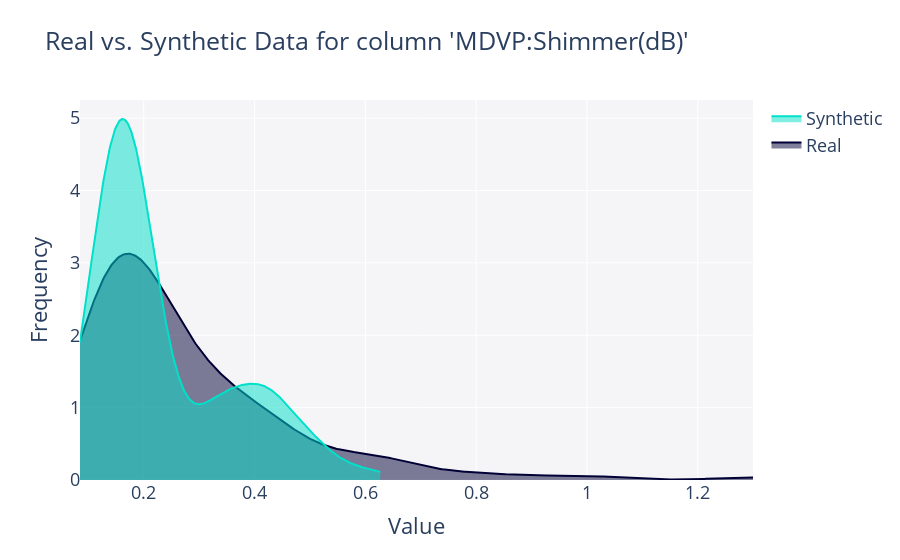

Notebook cell for this chart:
### Code cell
get_column_plot(
    real_data=DataPrincipal,
    synthetic_data=DataSintetico,
    column_name=DataPrincipal.columns[10],
    metadata=Metadata
).show("vscode")

### Figure 1 — Plotly figure (JSON) as saved in the notebook; plotly's stock layout.template omitted (floating-point values rounded to 4 significant figures; data arrays with more than 128 entries replaced by an {"elided": "..."} marker saying what was removed)
{"data": [{"fill": "tozeroy", "hovertemplate": "<b>Real</b><br>Frequency: %{y}<extra></extra>", "legendgroup": "Real", "marker": {"color": "#000036"}, "mode": "lines", "name": "Real", "showlegend": true, "type": "scatter", "x": {"elided": "500 float values"}, "xaxis": "x", "y": {"elided": "500 float values"}, "yaxis": "y"}, {"fill": "tozeroy", "hovertemplate": "<b>Synthetic</b><br>Frequency: %{y}<extra></extra>", "legendgroup": "Synthetic", "marker": {"color": "#01E0C9"}, "mode": "lines", "name": "Synthetic", "showlegend": true, "type": "scatter", "x": {"elided": "500 float values"}, "xaxis": "x", "y": {"elided": "500 float values"}, "yaxis": "y"}], "layout": {"barmode": "overlay", "font": {"size": 18}, "hovermode": "closest", "legend": {"traceorder": "reversed"}, "plot_bgcolor": "#F5F5F8", "title": {"text": "Real vs. Synthetic Data for column 'MDVP:Shimmer(dB)'"}, "xaxis": {"anchor": "y2", "domain": [0, 1], "title": {"text": "Value"}, "zeroline": false}, "yaxis": {"anchor": "free", "domain": [0, 1], "position": 0, "title": {"text": "Frequency"}}}}
